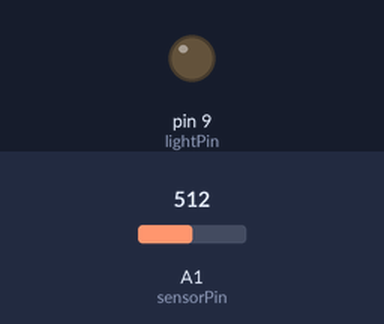
The sketch below on a simulated Arduino Uno, built with avr-gcc and run on an emulated ATmega328P. On the bench: output pins drawn as LEDs (lit = HIGH). The inputs (shaded band) are chosen by the test bench; at power-on: A1 (sensorPin) = 512.

Above: at 1.2 s.
1.3 s: A1 (sensorPin) set to 54
2.8 s: A1 (sensorPin) set to 46
At 3.2 s:
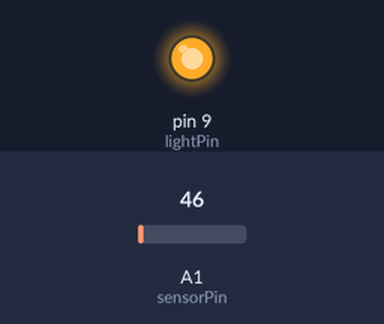
4.3 s: A1 (sensorPin) set to 95
5.8 s: A1 (sensorPin) set to 105
At 6.7 s:
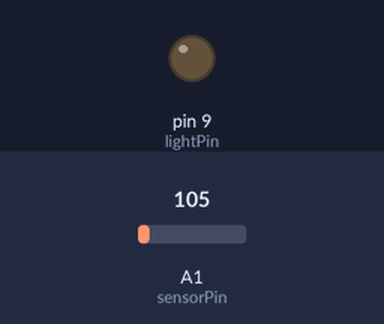
7.3 s: A1 (sensorPin) set to 40
At 7.8 s:
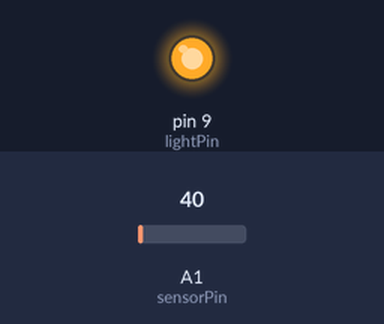
Timing chart, 0 to 9.8 s (numbered marks = the images above; inputs shaded):
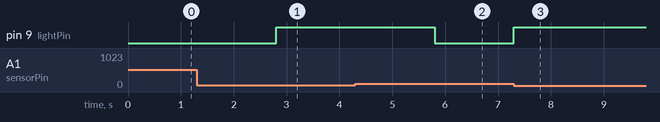

Measured:
- the behaviour switches between 50 and 49 on A1 (sensorPin) (found by bisection; images 0 and 1)
- the behaviour switches between 100 and 101 on A1 (sensorPin) (found by bisection; images 1 and 2)
- after the input at 1.3 s, every drawn part: stays the same
- after the input at 2.8 s, pin 9 (lightPin): LOW → HIGH at once
- after the input at 4.3 s, every drawn part: stays the same
- after the input at 5.8 s, pin 9 (lightPin): HIGH → LOW at once
- after the input at 7.3 s, pin 9 (lightPin): LOW → HIGH at once

The sketch:

light_levels.ino
```cpp
// Pins
int sensorPin = 1;
int lightPin = 9;

// Variables
int lightState = 0;
int lowThreshold = 50;
int highTreshold = 100;

// Setup
void setup() {
    Serial.begin(9600);
    pinMode(lightPin, OUTPUT);
}

// Main loop
void loop() {

    // Read the sensor pin
    int sensorValue = analogRead(sensorPin);

    // If light level is low is detected, switch light on
    if (sensorValue < lowThreshold){
        digitalWrite(lightPin, HIGH);
    }

    // If light level goes up again, switch the lights off
    if (sensorValue > highTreshold){
        digitalWrite(lightPin, LOW);
    }
}
```
